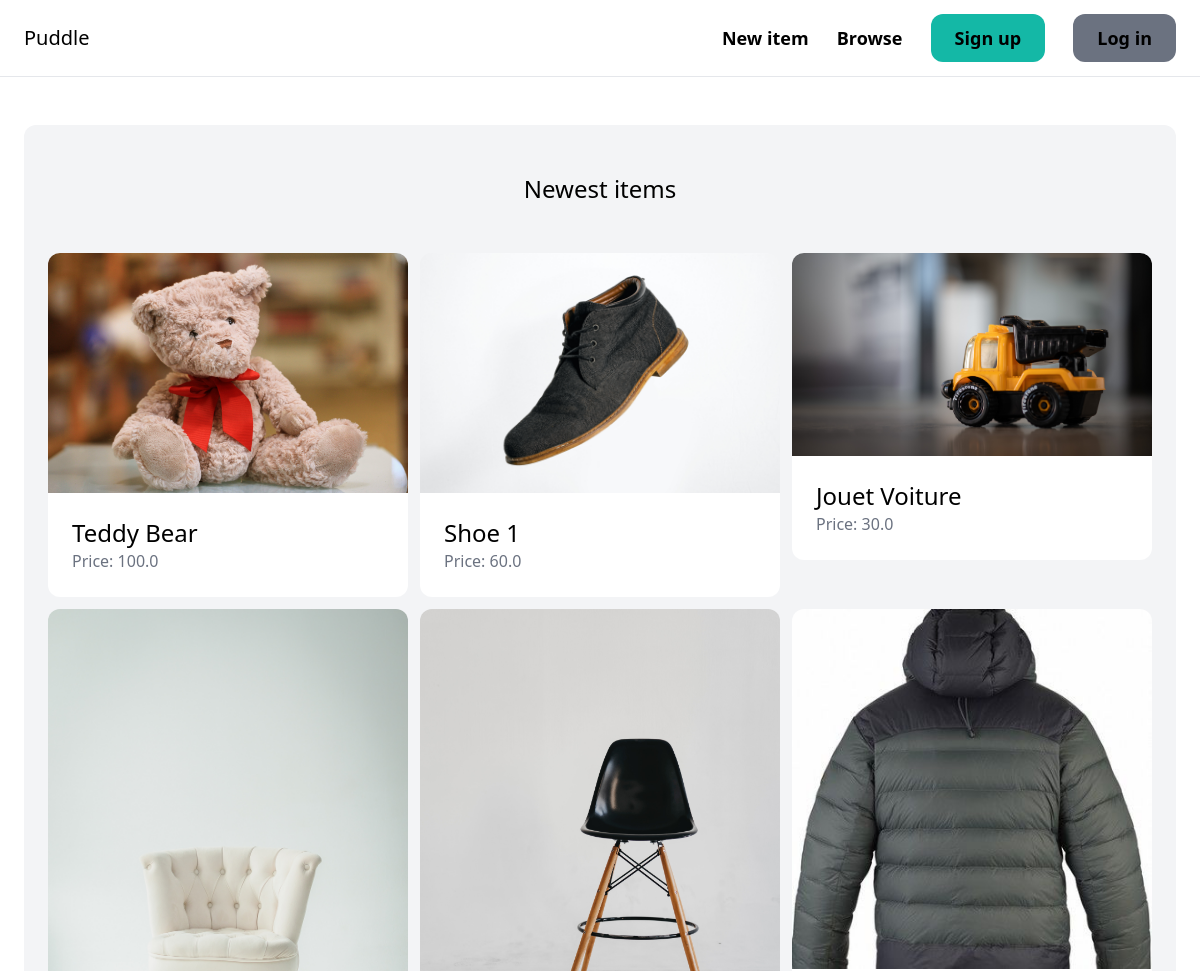
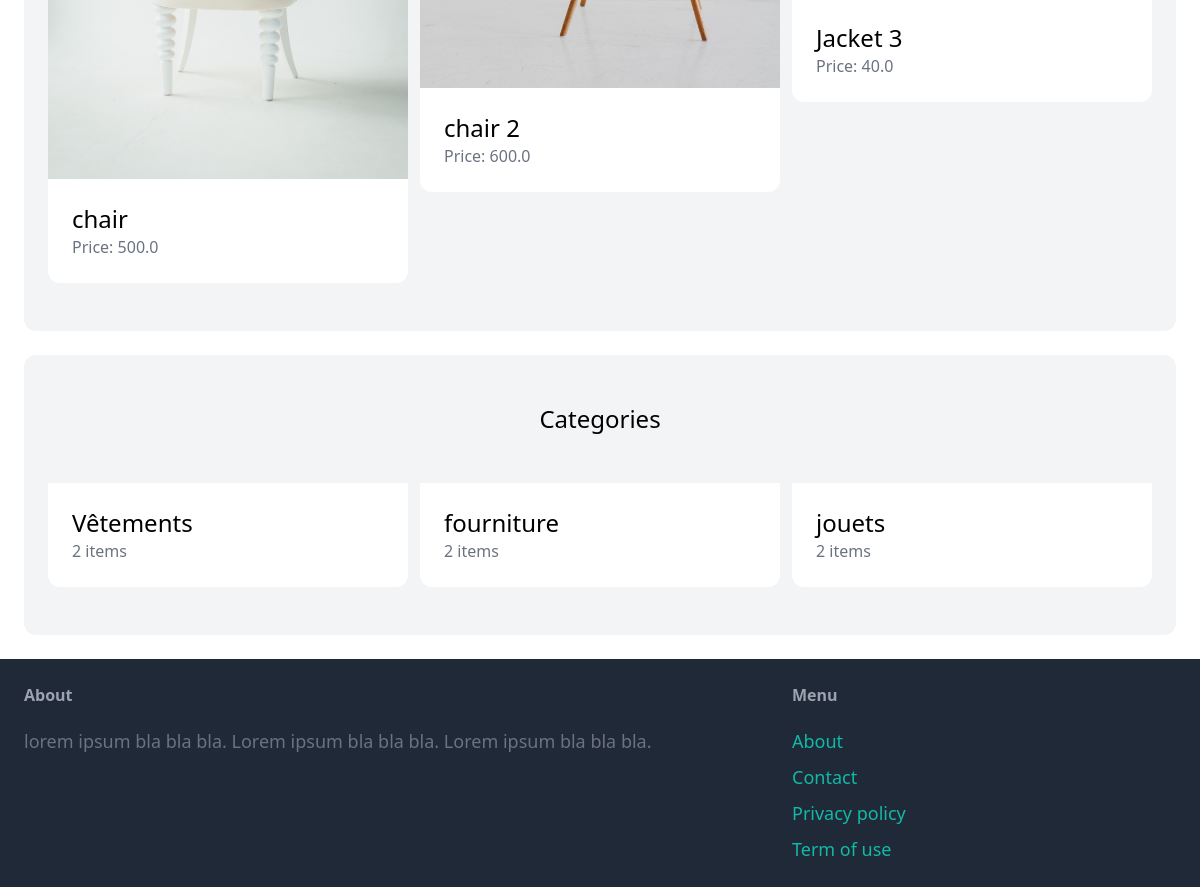
The page / on the database its author committed (2 pictures, top to bottom).
### item/models.py (models this page shows, shortened)
class Item(models.Model):
    category = models.ForeignKey(Category, related_name='items', on_delete=models.CASCADE )
    name = models.CharField(max_length=225)
    description = models.TextField(blank=True, null=False)
    price = models.FloatField()
    image = models.ImageField(upload_to='items_images', blank=True, null=True)
    is_sold = models.BooleanField(default=False)
    created_by = models.ForeignKey(User, related_name='items', on_delete=models.CASCADE)
    created_at = models.DateTimeField(auto_now_add=True)

class Category(models.Model):
    name = models.CharField(max_length=225)
    class Meta:
        ordering = ('name',)
        verbose_name_plural = 'Categories'

### core/views.py (the view)
# urls.py: path('', views.index, name='index'),
def index(request):
    items = Item.objects.filter(is_sold=False)[0:6]
    categories = Category.objects.all()
    return render(request, 'core/index.html', {
        'categories': categories,
        'items': items,
    },)

### core/templates/core/index.html (shortened to what this page needs)
{% extends 'core/base.html'%}
{% block content%}
    <div class="mt-6 px-6 py-12 bg-gray-100 rounded-xl">
        <h2 class="mb-12 text-2xl text-center">Newest items </h2>
        <div class="grid grid-cols-3 gap-3">
            {%for item in items%}
                <div>
                    <a href="{% url 'item:detail' item.id %}">
                        <div>
                            <img src="{{ item.image.url}}" class="rounded-t-xl">
                        </div>
                        <div class="p-6 bg-white rounded-b-xl">
                            <h2 class="text-2xl "> {{item.name }}</h2>
                            <p class="text-gray-500"> Price: {{item.price}}</p>
                        </div>
                    </a>
                </div>
            {% endfor %}
        </div>
    </div>
    <div class="mt-6 px-6 py-12 bg-gray-100 rounded-xl">
        <h2 class="mb-12 text-2xl text-center">Categories</h2>
        <div class="grid grid-cols-3 gap-3">
            {% for category in categories %}
            <div>
                <a href="">
                    <div class="p-6 bg-white rounded-b-xl">
                        <h2 class="text-2xl "> {{category.name }}</h2>
                        <p class="text-gray-500"> {{ category.items.count }} items</p>
                    </div>
                </a>
            </div>
            {% endfor%}
        </div>
    </div>
{% endblock content%}

### core/templates/core/base.html (shortened to what this page needs)
{% load static%}
<!DOCTYPE html>
<html lang="en">
<head>
    <script src="https://cdn.tailwindcss.com"></script>
    <link href="{% static 'core/css/output.css'%}" rel="stylesheet">
</head>
<body>
    <nav class="py-6 px-6 flex justify-between items-center border-b border-gray-200">
        <a href="/" class="text-xl front-semibold ">Puddle</a>
        <div class="space-x-6">
            <a href="{% url 'item:new'%}" class="text-lg font-semibold hover:text-gray-500">New item</a>
            <a href="{% url 'item:items'%}" class="text-lg font-semibold hover:text-gray-500">Browse</a>
            {% if request.user.is_authenticated %}
                <a href="{% url 'conversation:inbox' %}" class=" px-6 py-3 text-lg font-semibold bg-teal-500 text-withe rounded-xl hover:bg-teal-700">Inbox</a>
                <a href="{% url 'dashboard:index' %}" class=" px-6 py-3 text-lg font-semibold bg-gray-500 text-withe rounded-xl hover:bg-gray-700">Dashbaord</a>
            {% else %}
                <a href="{% url 'core:signup'%}" class=" px-6 py-3 text-lg font-semibold bg-teal-500 text-withe rounded-xl hover:bg-teal-700">Sign up</a>
                <a href="{% url 'core:login'%}" class=" px-6 py-3 text-lg font-semibold bg-gray-500 text-withe rounded-xl hover:bg-gray-700">Log in</a>
            {% endif %}
        </div>
    </nav>
        <div class="px-6 py-6">
        {% block content%}
        {% endblock content%}
    </div>
    <footer class="py-6 px-6 flex justify-between bg-gray-800">
        <div class="w-2/3 pr-10">
            <h3 class="mb-5 font-semibold text-gray-400">About</h3>
            <p class="text-lg text-gray-500"> lorem ipsum bla bla bla. Lorem ipsum bla bla bla. Lorem ipsum bla bla bla. </p>
        </div>
        <div class=" w-1/3 ">
             <h3 class="mb-5 font-semibold text-gray-400">Menu</h3>
             <ul class="space-y-2">
                <li><a href="#" class="text-lg text-teal-500 hover:text-teal-700">About</a></li>
                <li><a href="{% url 'core:contact' %}" class="text-lg text-teal-500 hover:text-teal-700">Contact</a></li>
                <li><a href="#" class="text-lg text-teal-500 hover:text-teal-700">Privacy policy</a></li>
                <li><a href="#" class="text-lg text-teal-500 hover:text-teal-700">Term of use</a></li>
             </ul>
        </div>
    </footer>
</body>
</html>

### rows shown on the page
Item: image (picture), name "Teddy Bear", price "100.0"
Item: image (picture), name "Shoe 1", price "60.0"
Item: image (picture), name "Jouet Voiture", price "30.0"
Item: image (picture), name "chair", price "500.0"
Item: image (picture), name "chair 2", price "600.0"
Item: image (picture), name "Jacket 3", price "40.0"
Category: name "Vêtements", items.count "2"
Category: name "fourniture", items.count "2"
Category: name "jouets", items.count "2"
